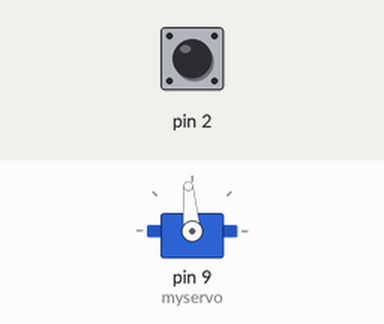
Recording of a sketch running on a simulated Arduino Uno, built with avr-gcc and run on an emulated ATmega328P. Shown: servo. The inputs (shaded band) are chosen by the test bench; at power-on: pin 2 LOW.

Above: at 1.2 s.
1.3 s: pin 2 driven HIGH
At 2.4 s:
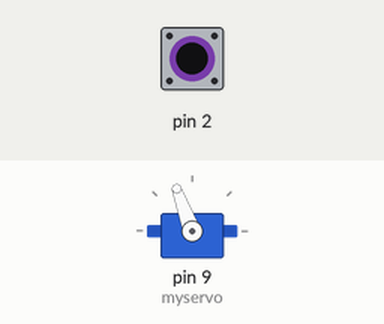
2.8 s: pin 2 pulsed LOW 5 times (0.12 s each, 0.3 s apart)
At 3.07 s:
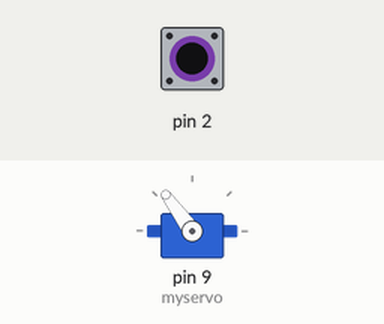
Timing chart, 0 to 5.8 s (numbered marks = the images above; inputs shaded):
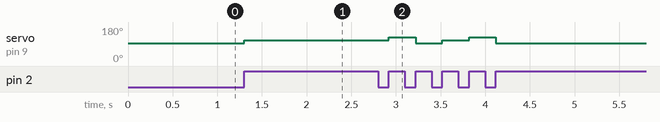

Measured:
- after the input at 1.3 s, servo on pin 9 (myservo): 95° → 110° at once
- after the input at 2.8 s, servo on pin 9 (myservo): 110° → 126° after 0.12 s, → 95° 0.30 s later, → 110° 0.30 s later, → 126° 0.30 s later, … (5 changes in this stretch)

The sketch:

Servo_machina2.ino
```cpp
#include <AFMotor.h>
#include <Servo.h>
Servo myservo;
int regim=1;
int stateB=0;

void setup() {
  myservo.attach(9);
  pinMode(2, INPUT);
}

void loop() {
   if (digitalRead(2)==HIGH && stateB == 0){
    regim++;
    stateB=1;
    if (regim>3){
      regim = 1;
    }
  }
  if (digitalRead(2)==LOW && stateB == 1){
    stateB = 0;
  }
  if (regim==1) {
    myservo.write(95);
  }
  if (regim==2) {
    myservo.write(110);
  }
  if (regim==3) {
    myservo.write(126);
  }
}
```
